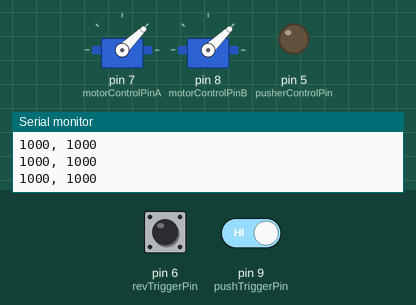
Recording of a sketch running on a simulated Arduino Uno, built with avr-gcc and run on an emulated ATmega328P. Parts: 2 × servo, output pins drawn as LEDs (lit = HIGH), the last lines printed to the serial monitor. Dashed ring = blinking. The test bench sets the inputs (shaded band); at power-on: pin 6 (revTriggerPin) HIGH, pin 9 (pushTriggerPin) HIGH.

Above: at 7.2 s.
7.3 s: pin 6 (revTriggerPin) pulled LOW for 0.15 s
10.3 s: pin 6 (revTriggerPin) pulled LOW for 1 s
At 14.12 s:
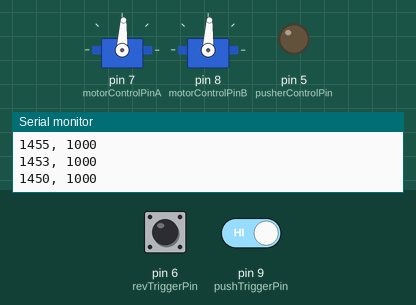
14.3 s: pin 6 (revTriggerPin) pulled LOW for 3.2 s
19.1 s: pin 6 (revTriggerPin) driven LOW and pin 9 (pushTriggerPin) driven LOW
At 19.31 s:
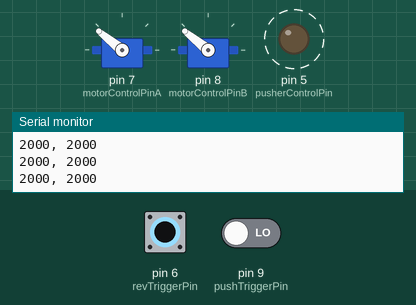
22.1 s: pin 9 (pushTriggerPin) driven HIGH
At 22.9 s:
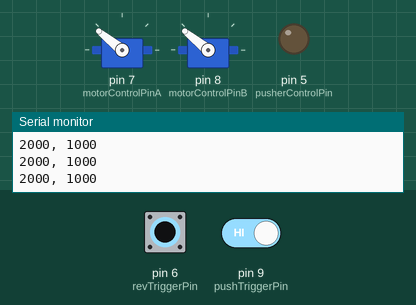
25.1 s: pin 6 (revTriggerPin) driven HIGH and pin 9 (pushTriggerPin) driven LOW
At 26.0 s:
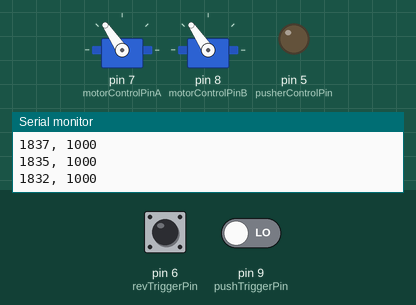
Timing chart, 0 to 29.1 s (numbered marks = the images above; inputs shaded):
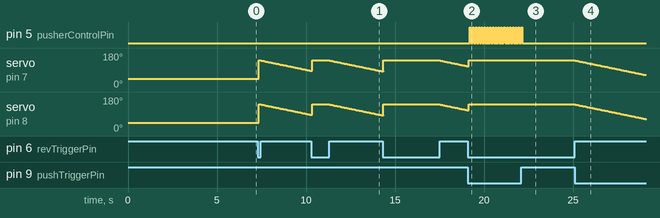

Measured:
- after the input at 19.1 s, pin 5 (pusherControlPin): alternates HIGH for 0.05 s and LOW for 0.11 s, starting after 0.11 s
- after the input at 22.1 s, pin 5 (pusherControlPin): goes on until 22.1 s, then stays LOW
- after the input at 25.1 s, servo on pin 7 (motorControlPinA): moves from 141° to 64° over 3.9 s, starting at once; servo on pin 8 (motorControlPinB): moves from 141° to 63° over 4.0 s, starting at once

The sketch:

mhp-smg.ino
```cpp
const int revTriggerPin = 6;
const int pushTriggerPin = 9;
const int motorControlPinA = 7;
const int motorControlPinB = 8;
const int pusherControlPin = 5;
//const byte sfSwitchA = 3;
//const byte sfSwitchB = 4;

#include "trigger.h"
#include "solenoid.h"
#include "flywheel.h"
//#include "selectfire_switch.h"

Trigger revTrigger(revTriggerPin);
Trigger pushTrigger(pushTriggerPin);
Solenoid pusher(pusherControlPin);
FlyWheel flywheelA(motorControlPinA, 2000);
FlyWheel flywheelB(motorControlPinB, 2000);

void setup() {
  Serial.begin(9600);
  revTrigger.setup();
  pushTrigger.setup();
  pusher.setup();
  flywheelA.setup();
  flywheelB.setup();
  pusher.setMode(MODE_FULL_AUTO);
  pusher.setOnTime(50);
  pusher.setOffTime(100);
///  selectfireSwitch.setup();
  delay(6000);
}

void loop() {
  revTrigger.loop();
  pushTrigger.loop();

  if(revTrigger.isTriggered()){
    flywheelA.fire();
    flywheelB.fire();
  } else {
    pusher.deactivate();
  }

  if(pushTrigger.isTriggered()){
    if(flywheelA.isReady() && flywheelB.isReady()){
      pusher.activate();
    }
  } else {
    pusher.deactivate();
  }
  pusher.loop();
  flywheelA.loop();
  flywheelB.loop();
  Serial.print(flywheelA.getSpeed());
  Serial.print(", ");
  if(pusher.state()){
    Serial.println(2000);
  } else {
    Serial.println(1000);
  }
}
```

flywheel.cpp
```cpp
#include "Arduino.h"
#include "flywheel.h"

FlyWheel::FlyWheel(int attachTo, int max_speed)
{
  _pin = attachTo;
  _max_speed = max_speed;
  _start_time = 0;
}

void FlyWheel::fire()
{
  _start_time = millis();
  _current_speed = _max_speed;
}

bool FlyWheel::isReady(){
  return _current_speed == _max_speed;
}

int FlyWheel::getSpeed(){
  return _current_speed;
}

void FlyWheel::setup()
{
  _myservo.attach(_pin);
  _myservo.write(1000);
  _spin_up = 0;
}

void FlyWheel::loop()
{
  unsigned long time_since_start = millis() - _start_time;

  if(time_since_start < 5000){
    float p = 1 - (time_since_start / 5000.0);
    _current_speed = 1000 + ((_max_speed - 1000) * p);
  } else {
    _current_speed = 1000;
  }

  _myservo.writeMicroseconds(_current_speed);

}
```

flywheel.h
```cpp
#ifndef FlyWheel_h
#define FlyWheel_h

#include "Arduino.h"
#include <Servo.h>

class FlyWheel {

  public:
    FlyWheel(int attachTo, int max_speed);
    void setup();
    void loop();
    void fire();
    bool isReady();
    int max_speed(int max_speed);
    int getSpeed();

  private:
    byte _pin;
    int _max_speed;
    int _current_speed;
    unsigned long _start_time;
    unsigned long _spin_up;
    Servo _myservo;
};

#endif
```

selectfire_switch.cpp
```cpp
#include "Arduino.h"
#include "selectfire_switch.h"


SelectfireSwitch::SelectfireSwitch(byte pinA, byte pinB){
  _pinA = pinA;
  _pinB = pinB;
}

void SelectfireSwitch::setup(){
  pinMode(_pinA, INPUT_PULLUP);
  pinMode(_pinB, INPUT_PULLUP);
}

int SelectfireSwitch::state(){
  return _state;
}

void SelectfireSwitch::loop(){
  if(digitalRead(_pinA) == LOW){
    _state = SINGLE_SHOT;
  } else if(digitalRead(_pinB) == LOW){
    _state = FULL_AUTO;
  } else {
    _state = BURST_FIRE;
  }
}
```

selectfire_switch.h
```cpp
#ifndef SelectfireSwitch_h
#define SelectfireSwitch_h

#include "Arduino.h"

#define SINGLE_SHOT 0
#define BURST_FIRE  1
#define FULL_AUTO   2

class SelectfireSwitch {

  public:
    SelectfireSwitch(byte pinA, byte pinB);
    void setup();
    void loop();
    int state();

  private:
    byte _pinA;
    byte _pinB;
    int _state;
};

#endif
```

solenoid.cpp
```cpp
#include "Arduino.h"
#include "solenoid.h"


Solenoid::Solenoid(byte attachTo){
  _pin = attachTo;
}

void Solenoid::setup(){
  pinMode(_pin, OUTPUT);
  _onTime = 0;
  _offTime = 0;
  _lastStateChange = 0;
}

int Solenoid::setOnTime(int onTime){
  _onTime = onTime;
  return _onTime;
}

int Solenoid::setOffTime(int offTime){
  _offTime = offTime;
  return _offTime;
}

int Solenoid::setMode(int mode){
  _mode = mode;
  return _mode;
}

void Solenoid::activate(){
  _active = true;
}

bool Solenoid::state(){
  return _state;
}

void Solenoid::deactivate(){
  _active = false;
  _currentShotCount = 0;
  if(millis() - _lastStateChange >= _onTime){
    _state = LOW;
    digitalWrite(_pin, _state);
    _lastStateChange = millis();
  }
}

void Solenoid::changeState(){
  _lastStateChange = millis();
  _state = !_state;
  digitalWrite(_pin, _state);
}

void Solenoid::shoot(){
  if(_mode == MODE_FULL_AUTO || _currentShotCount < _mode){
    if(_state == LOW){
      if(millis() - _lastStateChange >= _offTime){
        changeState();
      }
    } else {
      if(millis() - _lastStateChange >= _onTime){
        changeState();
        _currentShotCount++;
      }
    }
  }
}

void Solenoid::loop(){
  if(_onTime == 0) return;
  if(_active) shoot() ;
}
```

solenoid.h
```cpp
#ifndef Solenoid_h
#define Solenoid_h

#include "Arduino.h"

#define MODE_FULL_AUTO  0
#define MODE_BURST      3
#define MODE_SINGLE     1

class Solenoid {

  public:
    Solenoid(byte attachTo);
    void setup();
    void loop();
    int setOnTime(int onTime);
    int setOffTime(int offTime);
    int setMode(int mode);
    void burst(int fireNShots);
    void activate();
    void deactivate();
    void shoot();
    bool state();


  private:
    byte _pin;
    void changeState();
    bool _active;
    unsigned long _lastStateChange;
    int _state;
    int _onTime;
    int _offTime;
    int _currentShotCount;
    int _mode;
};

#endif
```

trigger.cpp
```cpp
#include "Arduino.h"
#include "trigger.h"


Trigger::Trigger(byte attachTo){
  _pin = attachTo;
}

// public accessor for trigger state
bool Trigger::isTriggered(){
  return _triggered;
}

void Trigger::setup(){
  pinMode(_pin, INPUT_PULLUP);
  _state = HIGH;
  _triggered = false;
}

void Trigger::loop(){
  // low is on because PULLUP
  int _prevState = _state;
  _state = digitalRead(_pin);

  if (_prevState == HIGH && _state == LOW){
    // state has changed, begin timing
    _buttonDownMs = millis();
  } else if(_prevState == LOW && _state == LOW){
    // state has remained low, check duration
    if(millis() - _buttonDownMs > 25){
      // state has been low for more than 50ms, go time
      _triggered = true;
    }
  } else {
    _triggered = false;
  }
}
```

trigger.h
```cpp
#ifndef Trigger_h
#define Trigger_h

#include "Arduino.h"

class Trigger {

  public:
    Trigger(byte attachTo);
    bool isTriggered();
    void setup();
    void loop();


  private:
    // raw state of the pin, non-debounced
    int _state;
    int _prevState;
    // debounced pin state
    bool _triggered;
    byte _pin;
    unsigned long _buttonDownMs;
};

#endif
```
